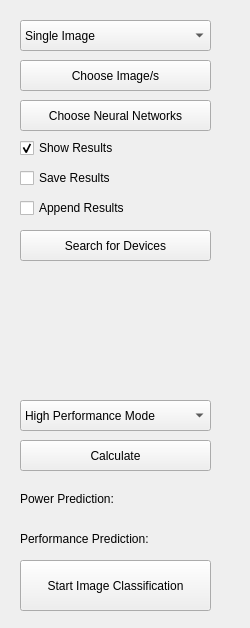
<?xml version="1.0" encoding="UTF-8"?>
<ui version="4.0">
 <class>ImageClassificationControlPanel</class>
 <widget class="QWidget" name="ImageClassificationControlPanel">
  <property name="geometry">
   <rect>
    <x>0</x>
    <y>0</y>
    <width>250</width>
    <height>628</height>
   </rect>
  </property>
  <property name="windowTitle">
   <string>Form</string>
  </property>
  <widget class="QCheckBox" name="showResults">
   <property name="enabled">
    <bool>true</bool>
   </property>
   <property name="geometry">
    <rect>
     <x>20</x>
     <y>140</y>
     <width>111</width>
     <height>16</height>
    </rect>
   </property>
   <property name="mouseTracking">
    <bool>true</bool>
   </property>
   <property name="acceptDrops">
    <bool>false</bool>
   </property>
   <property name="text">
    <string>Show Results</string>
   </property>
   <property name="checked">
    <bool>true</bool>
   </property>
  </widget>
  <widget class="QComboBox" name="imgAmount">
   <property name="geometry">
    <rect>
     <x>20</x>
     <y>20</y>
     <width>191</width>
     <height>31</height>
    </rect>
   </property>
   <item>
    <property name="text">
     <string>Single Image</string>
    </property>
   </item>
   <item>
    <property name="text">
     <string>More Images</string>
    </property>
   </item>
  </widget>
  <widget class="QCheckBox" name="saveResults">
   <property name="geometry">
    <rect>
     <x>20</x>
     <y>170</y>
     <width>101</width>
     <height>16</height>
    </rect>
   </property>
   <property name="text">
    <string>Save Results</string>
   </property>
  </widget>
  <widget class="QPushButton" name="chooseNeuralNetwork">
   <property name="geometry">
    <rect>
     <x>20</x>
     <y>100</y>
     <width>191</width>
     <height>31</height>
    </rect>
   </property>
   <property name="text">
    <string>Choose Neural Networks</string>
   </property>
  </widget>
  <widget class="DeviceCheckBoxManager" name="CheckBoxWidget" native="true">
   <property name="geometry">
    <rect>
     <x>20</x>
     <y>270</y>
     <width>191</width>
     <height>121</height>
    </rect>
   </property>
  </widget>
  <widget class="QComboBox" name="mode">
   <property name="geometry">
    <rect>
     <x>20</x>
     <y>400</y>
     <width>191</width>
     <height>31</height>
    </rect>
   </property>
   <item>
    <property name="text">
     <string>High Performance Mode</string>
    </property>
   </item>
   <item>
    <property name="text">
     <string>High Efficiency Mode</string>
    </property>
   </item>
   <item>
    <property name="text">
     <string>Low Power Consumption Mode</string>
    </property>
   </item>
  </widget>
  <widget class="QCheckBox" name="appendResults">
   <property name="geometry">
    <rect>
     <x>20</x>
     <y>200</y>
     <width>121</width>
     <height>16</height>
    </rect>
   </property>
   <property name="text">
    <string>Append Results</string>
   </property>
  </widget>
  <widget class="QPushButton" name="startImgClass">
   <property name="geometry">
    <rect>
     <x>20</x>
     <y>560</y>
     <width>191</width>
     <height>51</height>
    </rect>
   </property>
   <property name="text">
    <string>Start Image Classification</string>
   </property>
  </widget>
  <widget class="QPushButton" name="addImage">
   <property name="geometry">
    <rect>
     <x>20</x>
     <y>60</y>
     <width>191</width>
     <height>31</height>
    </rect>
   </property>
   <property name="text">
    <string>Choose Image/s</string>
   </property>
  </widget>
  <widget class="QLabel" name="powerPredictionText">
   <property name="geometry">
    <rect>
     <x>20</x>
     <y>490</y>
     <width>121</width>
     <height>18</height>
    </rect>
   </property>
   <property name="text">
    <string>Power Prediction:</string>
   </property>
  </widget>
  <widget class="QLabel" name="powerPrediction">
   <property name="geometry">
    <rect>
     <x>170</x>
     <y>490</y>
     <width>41</width>
     <height>16</height>
    </rect>
   </property>
   <property name="text">
    <string/>
   </property>
   <property name="alignment">
    <set>Qt::AlignRight|Qt::AlignTrailing|Qt::AlignVCenter</set>
   </property>
  </widget>
  <widget class="QLabel" name="performancePredictionText">
   <property name="geometry">
    <rect>
     <x>20</x>
     <y>530</y>
     <width>151</width>
     <height>18</height>
    </rect>
   </property>
   <property name="text">
    <string>Performance Prediction:</string>
   </property>
  </widget>
  <widget class="QLabel" name="performancePrediction">
   <property name="geometry">
    <rect>
     <x>180</x>
     <y>530</y>
     <width>31</width>
     <height>16</height>
    </rect>
   </property>
   <property name="text">
    <string/>
   </property>
   <property name="alignment">
    <set>Qt::AlignRight|Qt::AlignTrailing|Qt::AlignVCenter</set>
   </property>
  </widget>
  <widget class="QPushButton" name="deviceSearch">
   <property name="geometry">
    <rect>
     <x>20</x>
     <y>230</y>
     <width>191</width>
     <height>31</height>
    </rect>
   </property>
   <property name="text">
    <string>Search for Devices</string>
   </property>
  </widget>
  <widget class="QPushButton" name="calculate">
   <property name="geometry">
    <rect>
     <x>20</x>
     <y>440</y>
     <width>191</width>
     <height>31</height>
    </rect>
   </property>
   <property name="text">
    <string>Calculate</string>
   </property>
  </widget>
 </widget>
 <customwidgets>
  <customwidget>
   <class>DeviceCheckBoxManager</class>
   <extends>QWidget</extends>
   <header>DeviceCheckBoxManager.hpp</header>
   <container>1</container>
  </customwidget>
 </customwidgets>
 <resources/>
 <connections/>
</ui>
